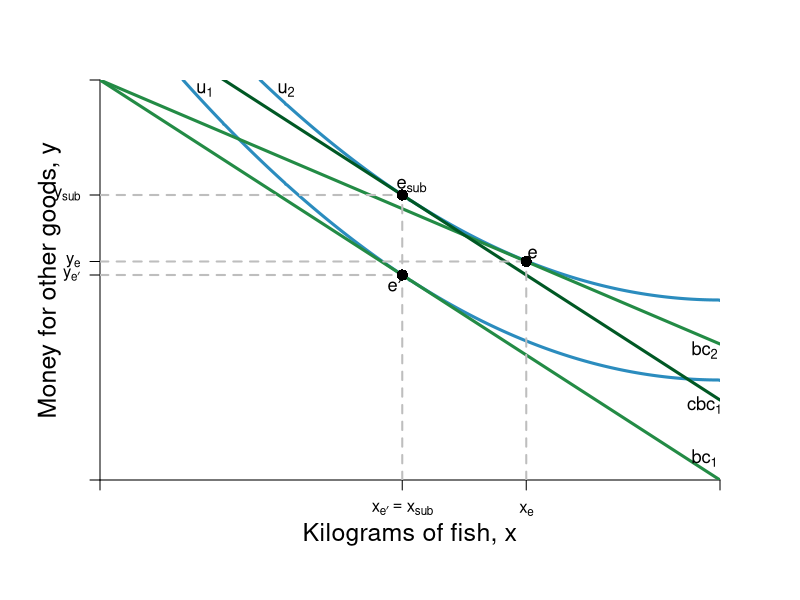

R code for this plot:
#Graph Designer: Simon Halliday
#Authors: Bowles, Foley and Halliday
#Title: Coordination, Conflict and Competition: A Text in Microeconomics

library(shape)
pdf(file = "indmarketdemand/decomposition_qql.pdf", width = 10, height = 8)

#Set parameters for graphics
axislabelsize <- 1.5
labelsize <- 1.1
graphlinewidth <- 3
segmentlinewidth <- 2

COL <- c("#7fc97f", "#beaed4", "#fdc086", "#ffff99", "#386cb0", "#f0027f", "#bf5b17", "#666666")
COLA <- c("#e0f3db", "#99d8c9","#66c2a4","#41ae76", "#238b45", "#005824")
COLB <- c("#c6dbef", "#4eb3d3", "#2b8cbe", "#0868ac","#084081")
COLC <- c("#fcfbfd", "#efedf5", "#dadaeb", "#bcbddc", "#9e9ac8", "#807dba", "#6a51a3", "#54278f", "#3f007d")

#Edited the margins to cater for the larger LHS labels
par(mar =  c(6, 5, 4, 4))

#Original budget constraint and pivoted budget constraint

bc1 <- function(x) {
  40 - .5*x
}

bc2 <- function(x) {
  40 - .33*x
}

#Utility functions 

uFn <- function(x, y, rmax = 1, xmax = 80) {
  y + rmax*x - (1/2)*(rmax/xmax)*x^2
}

#Compensated budget constraint parallel to bc1

cbc1 <- function(x, int = 48) {
  int - .5*x
}

#Add limits on axes and levels of utility for each indifference curve
ylims <- c(0, 40)
xlims <- c(0, 80)

npts <- 501 
x <- seq(xlims[1], xlims[2], length.out = npts)
y <- seq(ylims[1], ylims[2], length.out = npts) 

a <- c(50, 58) #alpha = 0.6

plot(0, 0, xlim = xlims, ylim = ylims, type = "n",
     xlab = expression(paste("")),
     ylab = expression(paste("")), 
     xaxt = "n", 
     yaxt = "n", 
     cex.lab = axislabelsize, 
     bty = "n", 
     xaxs="i", 
     yaxs="i"
)

#x and y limits with plain axes without ticks/numbers to match previous graph

ticksx <- c(0, 39, 55, xlims[2])
xlabels <- c(NA, expression(paste(x[e*minute]) == x[sub]), expression(paste(x[e])), NA )
ticksy <- c(0, bc1(39), bc2(55), cbc1(39), ylims[2])
ylabels <- c(NA, expression(paste(y[e*minute])), expression(paste(y[e])), expression(paste(y[sub])), NA)

axis(1,at = ticksx,  pos = 0, labels = xlabels)
axis(2,at = ticksy,  pos = 0, labels = ylabels, las = 1)


npts <- 500 
xx1 <- seq(xlims[1], xlims[2], length.out = npts)
xx2 <- seq(0, xlims[2], length.out = npts)
xx3 <- seq(xlims[1], 0, length.out = npts)
xx4 <- seq(-11, 0, length.out = npts)

contour(x, y, 
        outer(x, y, uFn),
        drawlabels = FALSE,
        col = COLB[3],
        lwd = graphlinewidth,
        levels = a, 
        xaxs="i", 
        yaxs="i", 
        add = TRUE)


#Axis labels
mtext(expression(paste("Kilograms of fish, x")), side = 1, line = 2.5, cex = axislabelsize)
text(-6.5, 0.5*ylims[2], expression(paste("Money for other goods, y")), xpd = TRUE, cex = axislabelsize, srt = 90) 

lines(xx1, bc1(xx1), col = COLA[5], lwd = graphlinewidth)
lines(xx1, bc2(xx1), col = COLA[5], lwd = graphlinewidth)
lines(xx1, cbc1(xx1), col = COLA[6], lwd = graphlinewidth)


#Label curves

text(13.5, 39, expression(u[1]), cex = labelsize)
text(24, 39, expression(u[2]), cex = labelsize)
text(78, 2.2, expression(bc[1]), cex = labelsize)
text(78, 13, expression(bc[2]), cex = labelsize)
text(78, 7.5, expression(cbc[1]), cex = labelsize)

#Label points e-sub, e, e'

text(40.2, cbc1(39)+.9, expression(paste(e[sub])), cex = labelsize)
segments(39, 0, 39, cbc1(x = 39), lty = 2, col = "gray", lwd = segmentlinewidth)
segments(0, cbc1(x = 39), 39, cbc1(x = 39), lty = 2, col = "gray", lwd = segmentlinewidth)
points(39, cbc1(x = 39), pch = 16, col = "black", cex = 1.5)

text(55 + 0.8, bc2(55) + .8, expression(paste(e)), cex = labelsize)
segments(55, 0, 55, bc2(x = 55), lty = 2, col = "gray", lwd = segmentlinewidth)
segments(0, bc2(x = 55), 55, bc2(x = 55), lty = 2, col = "gray", lwd = segmentlinewidth)
points(55, bc2(x = 55), pch = 16, col = "black", cex = 1.5)

text(39 - 1, bc1(39) - 1, expression(paste(e*minute)), cex = labelsize)
segments(0, bc1(x = 39), 39, bc1(x = 39), lty = 2, col = "gray", lwd = segmentlinewidth)
points(39, bc1(x = 39), pch = 16, col = "black", cex = 1.5)

#Label y-sub,x-sub,etc. on axes

#text(37.5, -.9, expression(paste(x[sub])), xpd = TRUE, cex = labelsize)
#text(40.8, -.9, expression(paste(x[e*minute])),  xpd = TRUE,  cex = labelsize)
#text(56.9, -.9, expression(paste(x[e])),  xpd = TRUE, cex = labelsize)


#text(-2, cbc1(39), expression(paste(y[sub])), xpd = TRUE, cex = labelsize)
#text(-1.8, bc1(39)+.5, expression(paste(y[e*minute])),  xpd = TRUE,  cex = labelsize)
#text(-2.1, bc1(39)-1, expression(paste(y[e])),  xpd = TRUE, cex = labelsize)


dev.off()
